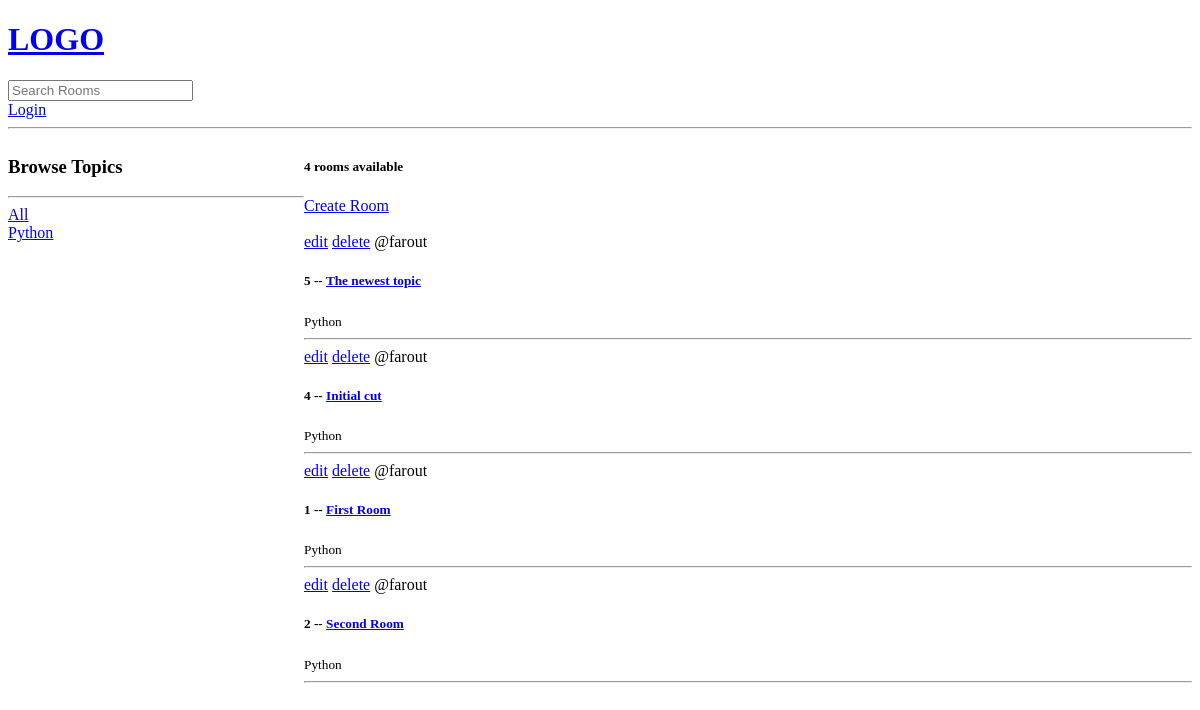
The app's page /, older data.
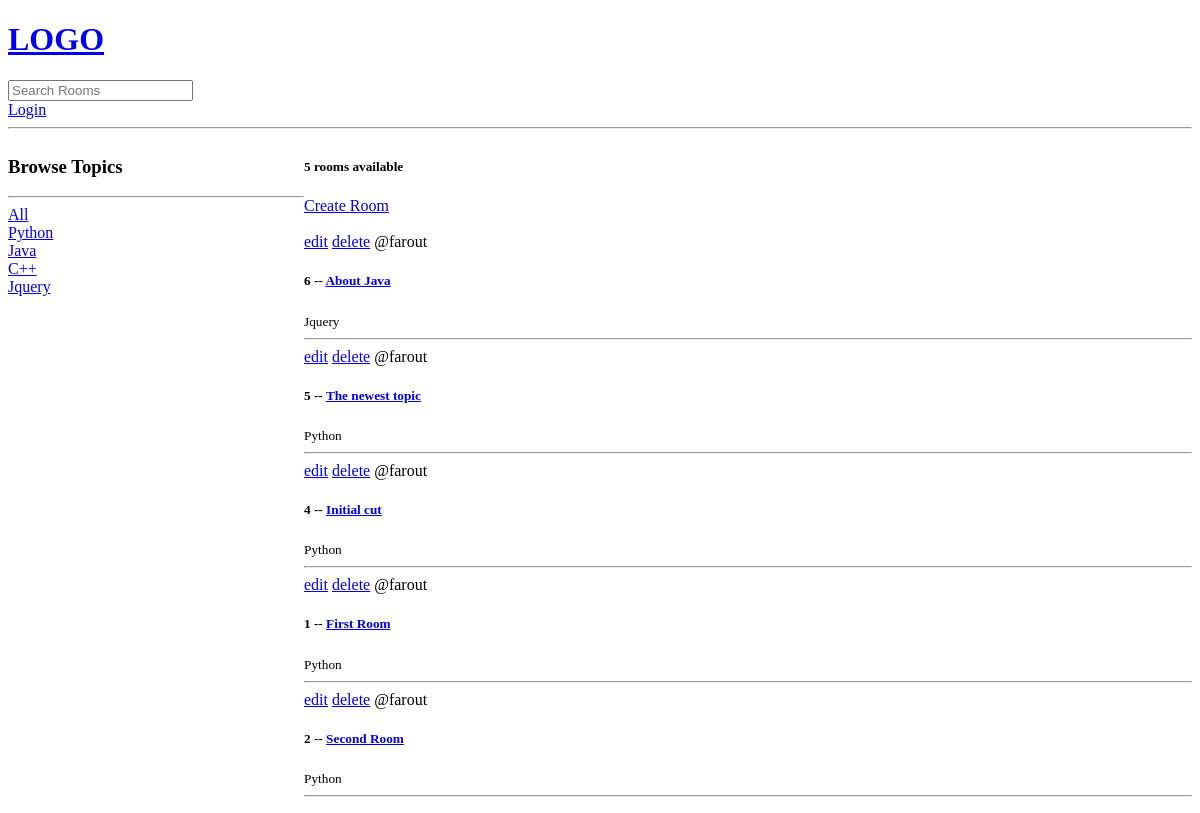
The same page, newer data.
### base/models.py (models this page shows, shortened)
class Topic(models.Model):
    name = models.CharField(max_length=200)

class Room(models.Model):
    host = models.ForeignKey(User, on_delete=models.SET_NULL, null=True)
    topic = models.ForeignKey(Topic, on_delete=models.SET_NULL, null=True)
    name = models.CharField(max_length=200)
    description = models.TextField(null=True, blank=True)
    updated = models.DateTimeField(auto_now=True)
    created = models.DateTimeField(auto_now_add=True)
    class Meta:
        ordering = ['-updated', '-created'] # this can be use in both query set and in model (- means inverted)

### base/views.py (the view)
# urls.py: path('', views.home, name='home'),
def home(request):
    q = request.GET.get('q') if request.GET.get('q') != None else ''
    rooms = Room.objects.filter( # dynamic search
        Q(topic__name__icontains = q) |
        Q(name__icontains = q) |
        Q(description__icontains = q)
        )
    room_count = rooms.count()
    topics = Topic.objects.all()
    context = {
        'rooms': rooms,
        'topics': topics,
        'room_count': room_count
    }
    return render(request, 'base/home.html', context)

### base/templates/base/home.html (shortened to what this page needs)
<!DOCTYPE html>
<html lang="en">
<head>
</head>
<body>
    {% extends "main.html" %}
    {% block content %}
        <div class="home-container">
            <div>
                <h3>Browse Topics</h3>
                <hr>
                <div>
                    <a href="{% url 'home' %}">All</a>
                </div>
                {% for topic in topics %}
                    <div>
                        <a href="{% url 'home' %}?q={{topic.name}}">{{topic.name}}</a>
                    </div>
                {% endfor %}
            </div>
        <div>
        <h5>{{room_count}} rooms available</h5>
        <a href="{% url 'createRoom' %}">Create Room</a> <br><br>
            <div>
                {% for room  in rooms %}
                <div>
                    <a href="{% url 'updateRoom' room.id %}">edit</a>
                    <a href="{% url 'deleteRoom' room.id %}">delete</a>
                    <span>@{{room.host.username}}</span>
                    <h5>{{room.id}} -- <a href="{% url 'room' room.id %}">{{room.name}}</a></h5>
                    <small>{{room.topic.name}}</small>
                    <hr>
                </div>
            {% endfor %}
            </div>
        </div>
    {% endblock content %}

### templates/main.html (shortened to what this page needs)
<!DOCTYPE html>
<html lang="en">
<head>
</head>
<body>
    {% include "navbar.html" %}
    {% block content %}
    {% endblock content %}
</body>
</html>

### templates/navbar.html (shortened to what this page needs)
<!DOCTYPE html>
<html lang="en">
<head>
</head>
<body>
    <a href="/">
        <h1>LOGO</h1>
    </a>
    <form action="{% url 'home' %}" method="GET">
        <input type="text" name="q" placeholder="Search Rooms">
    </form>
    {% if request.user.is_authenticated %}
    <a href="{% url 'logout' %}">Logout</a>
    {% else %}
    <a href="{% url 'login' %}">Login</a>
    {% endif %}
    <hr>
</body>
</html>

### base/templates/base/home.html (style rules this page uses)
.home-container { display: grid; grid-template-columns: 1fr 3fr; }

Row changes from the older to the newer data that the page shows:
added Topic: name "Java"
added Topic: name "C++"
added Topic: name "Jquery"
added Room: host.username "farout", id "6", name "About Java", topic.name "Jquery"
Text that changed along with them:
{{ room_count }}: "4" → "5"
